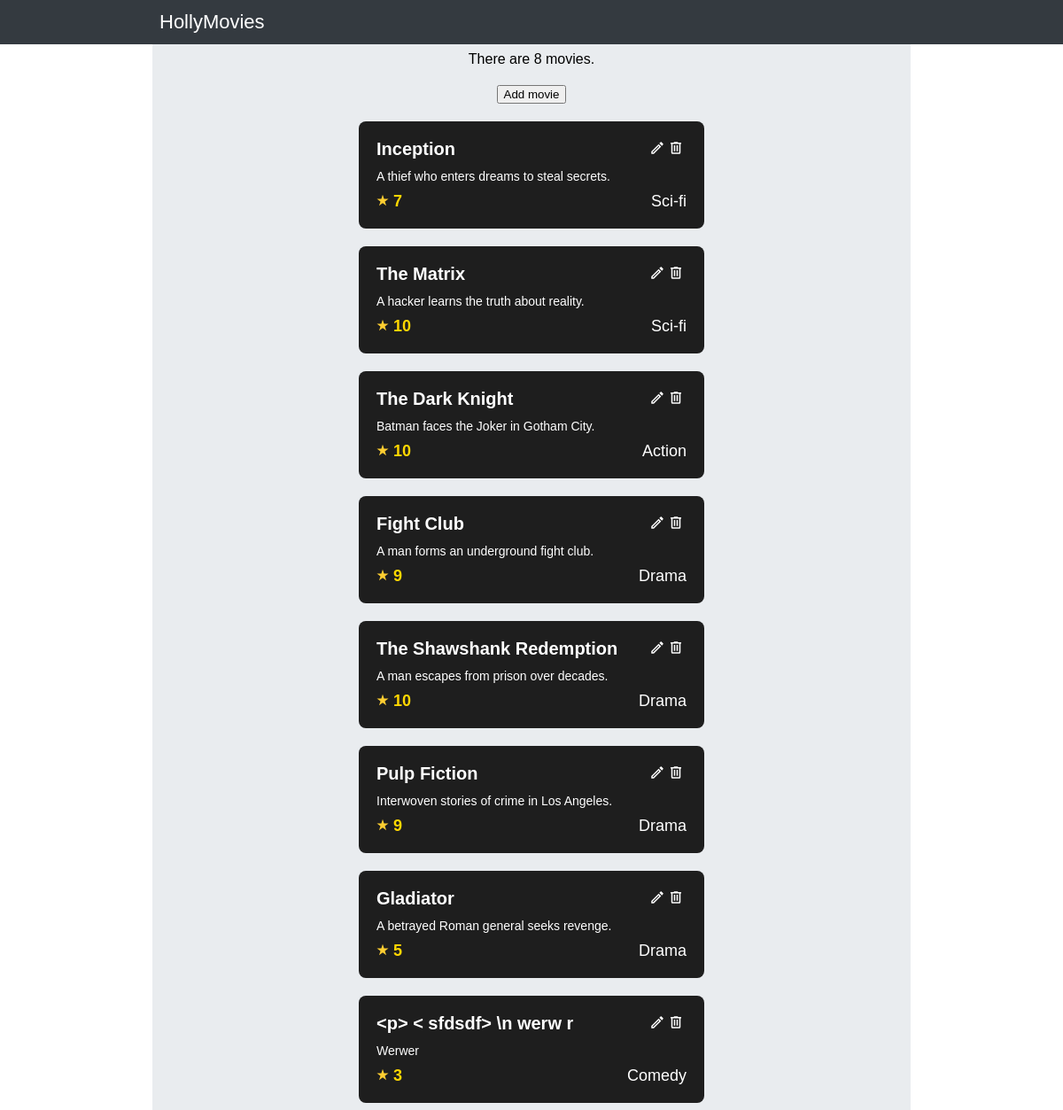
The page /movies/ on the database as committed earlier.
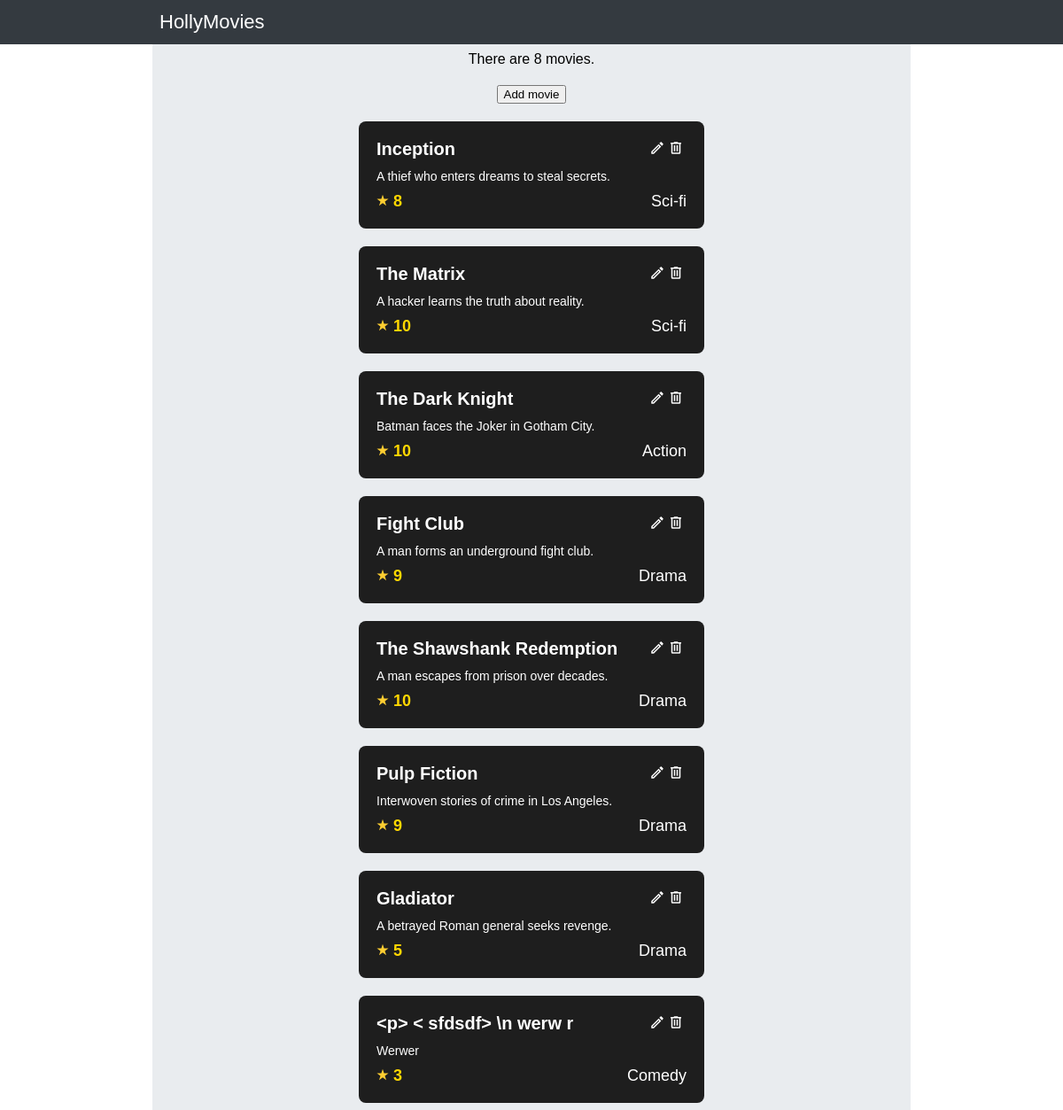
The same page on the database as committed later.
### viewer/models.py (models this page shows, shortened)
class Movie(Model):
    title = CharField(max_length=128)
    description = TextField()
    rating = IntegerField()
    released = DateField()
    created = DateTimeField(auto_now_add=True)
    genre = ForeignKey(Genre, on_delete=DO_NOTHING)

class Genre(Model):
    name = CharField(max_length=128)

### viewer/views.py (the view)
# urls.py: path('movies/', MoviesView.as_view(), name='movies'),
class MoviesView(ListView):
    template_name = 'movies.html'
    model = Movie

### viewer/templates/movies.html (shortened to what this page needs)
{% extends "base.html" %}
{% load static %}
{% block content %}
<link rel="stylesheet" href="../../static/styles/movies.css">
<div class="container">
    <div>There are {{object_list|length}} movie{{object_list|length|pluralize}}.</div>
    <a href="{% url 'movie_create' %} ">
        <button class="Create_button">Add movie</button>
    </a>
    {% for movie in object_list %}
    <div class="movie-card">
        <div class="movie__title-trash">
            <div class="movie__title">{{movie.title}}</div>
                <div class="trash__edit__container">
                    <div class="movie__edit__container">
                        <a href="{% url 'movie_update' movie.pk %}" target="_blank" rel="noopener noreferrer">
                        </a>
                    </div>
                    <div class="movie__trash__container">
                        <a href="{% url 'movie_delete' movie.pk %}" target="_blank" rel="noopener noreferrer">
                            <svg xmlns="http://www.w3.org/2000/svg" viewBox="0 0 24 24" class="movie__trash" fill="none">
                                <path
                                    d="M9,3V4H4V6H5V19A2,2 0 0,0 7,21H17A2,2 0 0,0 19,19V6H20V4H15V3H9M7,6H17V19H7V6M9,8V17H11V8H9M13,8V17H15V8H13Z" />
                            </svg>
                        </a>
                    </div>
                </div>
            </div>
        <div class="movie__description">{{movie.description}}</div>
        <div class="movie__rating-genre">
            <div class="movie__rating">
                <img src="../../static/images/star.svg" width="14" class="movie__star" />
                <span>{{movie.rating}}</span>
            </div>
            <div class="movie__genre">{{movie.genre.name}}</div>
        </div>
    </div>
    {% endfor %}
</div>
{% endblock %}

Rows that differ between the two databases and show on the page:
changed Movie "Inception": rating "7" → "8"
